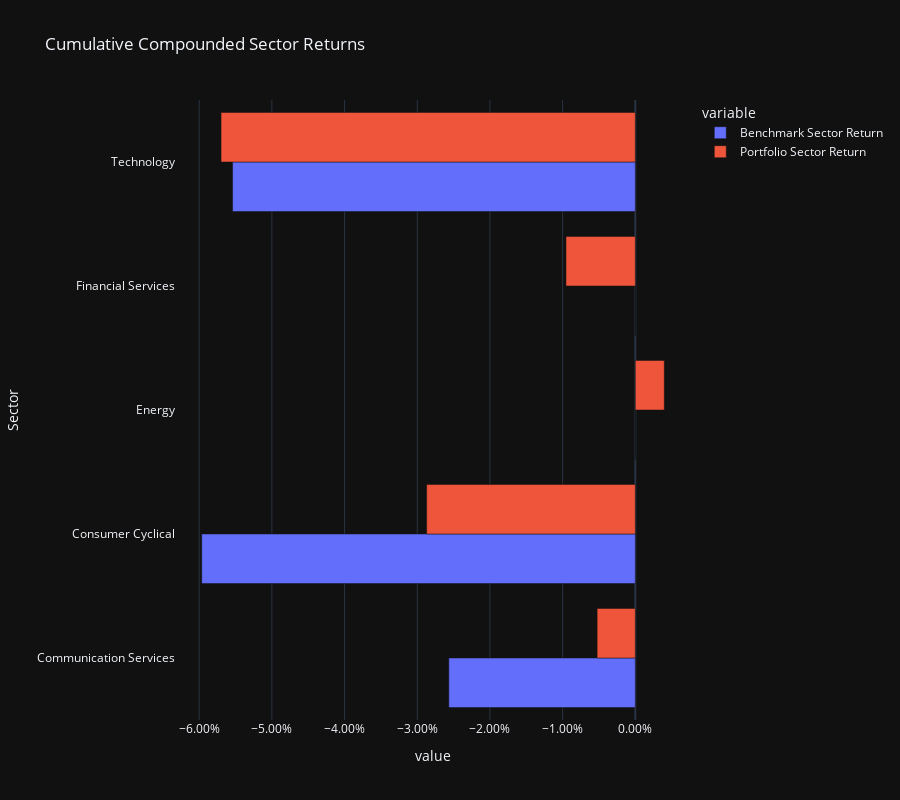

This figure's notebook cell:
### Code cell
# Plot the portfolio and benchmark sector returns. 
"""
- Compounded returns 

"""
return_df = merged_data[['Date', 'GICS Sector', 'Portfolio Weighted Return', 'Benchmark Weighted Return']].groupby(['GICS Sector', 'Date']).sum()

# Access GICS Sector Communication Services from above
sector_list = return_df.index.get_level_values(0).unique().tolist()
sectors = []

for sector in sector_list:
    benchmark_comp = calculate_compounded_return(return_df.loc[sector].iloc[:,0]).iloc[-1]
    portfolio_comp = calculate_compounded_return(return_df.loc[sector].iloc[:,1]).iloc[-1]
    
    sector_dict = {'Sector':sector, 'Benchmark Sector Return': benchmark_comp, 'Portfolio Sector Return': portfolio_comp}
    sectors.append(sector_dict)

# Turn sectors dict to dataframe
sectors_df = pd.DataFrame(sectors)

fig = px.bar(
    sectors_df,
    x=['Benchmark Sector Return', 'Portfolio Sector Return'],
    y='Sector',
    barmode='group',
    title='Cumulative Compounded Sector Returns',
    height=800
)

fig.update_layout(
    template='plotly_dark',
    xaxis=dict(tickformat='.2%')
)

fig

### Figure 1 — Plotly figure (JSON) as saved in the notebook; plotly's stock layout.template omitted (floating-point values rounded to 4 significant figures)
{"data": [{"alignmentgroup": "True", "hovertemplate": "variable=Benchmark Sector Return<br>value=%{x}<br>Sector=%{y}<extra></extra>", "legendgroup": "Benchmark Sector Return", "marker": {"color": "#636efa", "pattern": {"shape": ""}}, "name": "Benchmark Sector Return", "offsetgroup": "Benchmark Sector Return", "orientation": "h", "showlegend": true, "textposition": "auto", "type": "bar", "x": [-0.02566, -0.05965, 0, 0, -0.05541], "xaxis": "x", "y": ["Communication Services", "Consumer Cyclical", "Energy", "Financial Services", "Technology"], "yaxis": "y"}, {"alignmentgroup": "True", "hovertemplate": "variable=Portfolio Sector Return<br>value=%{x}<br>Sector=%{y}<extra></extra>", "legendgroup": "Portfolio Sector Return", "marker": {"color": "#EF553B", "pattern": {"shape": ""}}, "name": "Portfolio Sector Return", "offsetgroup": "Portfolio Sector Return", "orientation": "h", "showlegend": true, "textposition": "auto", "type": "bar", "x": [-0.005256, -0.02871, 0.003987, -0.009542, -0.05699], "xaxis": "x", "y": ["Communication Services", "Consumer Cyclical", "Energy", "Financial Services", "Technology"], "yaxis": "y"}], "layout": {"barmode": "group", "height": 800, "legend": {"title": {"text": "variable"}, "tracegroupgap": 0}, "title": {"text": "Cumulative Compounded Sector Returns"}, "xaxis": {"anchor": "y", "domain": [0, 1], "tickformat": ".2%", "title": {"text": "value"}}, "yaxis": {"anchor": "x", "domain": [0, 1], "title": {"text": "Sector"}}}}
